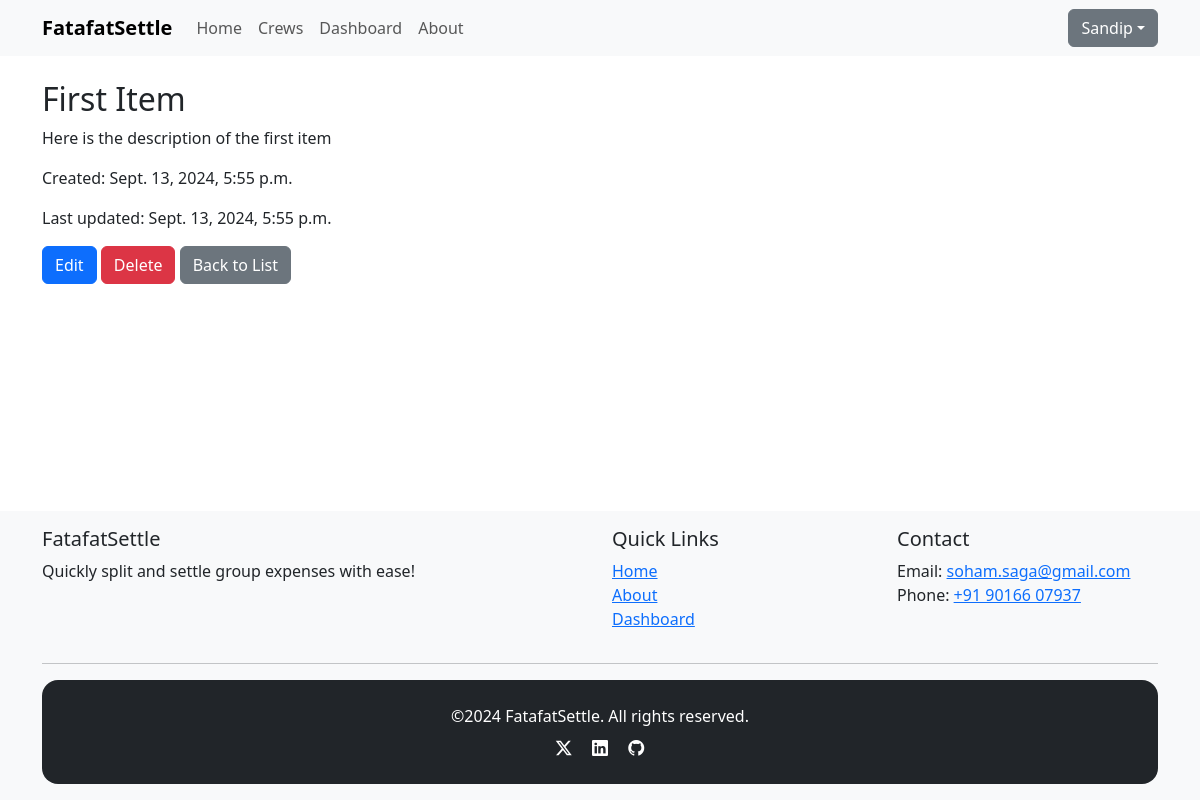
Screenshot of /demo/items/1/ (signed in) with the database file from the repository.
### apps/accounts/models.py (models this page shows, shortened)
class CustomUser(AbstractBaseUser, PermissionsMixin):
    email = models.EmailField(unique=True)
    name = models.CharField(max_length=255)
    is_active = models.BooleanField(default=True)
    is_staff = models.BooleanField(default=False)
    date_joined = models.DateTimeField(default=timezone.now)
    coins = models.PositiveIntegerField(default=0)
    objects = CustomUserManager()
    USERNAME_FIELD = 'email'
    REQUIRED_FIELDS = ['name']

### apps/demo/models.py (models this page shows, shortened)
class Item(models.Model):
    name = models.CharField(max_length=100)
    description = models.TextField(blank=True)
    created_at = models.DateTimeField(auto_now_add=True)
    updated_at = models.DateTimeField(auto_now=True)
    owner = models.ForeignKey(User, on_delete=models.CASCADE)

### apps/demo/views.py (the view)
# urls.py: path('items/<int:pk>/', views.item_detail, name='item_detail'),
@login_required
def item_detail(request, pk):
    item = get_object_or_404(Item, pk=pk, owner=request.user)
    return render(request, 'demo/item_detail.html', {'item': item})

### apps/demo/templates/demo/item_detail.html
{% extends 'base.html' %}
{% block content %}
<h2>{{ item.name }}</h2>
<p>{{ item.description }}</p>
<p>Created: {{ item.created_at }}</p>
<p>Last updated: {{ item.updated_at }}</p>
<a href="{% url 'demo:item_update' item.pk %}" class="btn btn-primary">Edit</a>
<a href="{% url 'demo:item_delete' item.pk %}" class="btn btn-danger">Delete</a>
<a href="{% url 'demo:item_list' %}" class="btn btn-secondary">Back to List</a>
{% endblock %}

### templates/navbar.html (shortened to what this page needs)
<nav class="navbar navbar-expand-lg navbar-light bg-light">
  <div class="container">
    <a class="navbar-brand fw-bold" href="{% url 'core:home' %}">FatafatSettle</a>
    <div class="collapse navbar-collapse" id="navbarNav">
      <ul class="navbar-nav me-auto">
        <li class="nav-item">
          <a class="nav-link" href="{% url 'core:home' %}">Home</a>
        </li>
        {% if user.is_authenticated %}
          <li class="nav-item">
            <a class="nav-link" href="{% url 'core:list_crew' %}">Crews</a>
          </li>
          <li class="nav-item">
            <a class="nav-link" href="{% url 'core:dashboard' %}">Dashboard</a>
          </li>
        {% endif %}
        <li class="nav-item">
          <a class="nav-link" href="{% url 'core:about' %}">About</a>
        </li>
      </ul>
      <ul class="navbar-nav">
        {% if user.is_authenticated %}
          <div class="dropdown">
            <button class="btn btn-secondary dropdown-toggle" type="button" data-bs-toggle="dropdown" aria-expanded="false">{{ user.name }}</button>
          </div>
        {% endif %}
      </ul>
    </div>
  </div>
</nav>

### static/css/custom.css (style rules this page uses)
body { display: flex; flex-direction: column; min-height: 100vh; }

### rows the page displays
CustomUser: name "Sandip"
Item: name "First Item", description "Here is the description of the first item", created_at "Sept. 13, 2024, 5:55 p.m.", updated_at "Sept. 13, 2024, 5:55 p.m."
